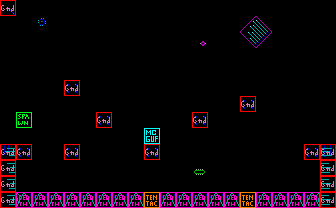

This game map was drawn from its Tiled (.tmx) file and the tilesets committed beside it. A one-line description and the full map source follow:
An orthogonal 21x13 tile map with 16x16 px tiles, 2 tile layers (bg, col), 2 tilesets.

<map version="1.10" tiledversion="1.10.2" orientation="orthogonal" renderorder="right-down" width="21" height="13" tilewidth="16" tileheight="16" infinite="0" nextlayerid="4" nextobjectid="31">
 <tileset firstgid="1" source="tileset3.tsx" />
 <tileset firstgid="241" source="obj.tsx" />
 <layer id="1" name="bg" width="21" height="13">
  <data encoding="csv">
166,1,1,1,1,1,1,1,1,1,1,1,1,1,1,1,1,1,1,1,1,
1,1,184,1,1,1,1,1,1,1,1,1,1,1,1,81,82,1,1,1,1,
1,1,1,1,1,1,1,1,1,1,1,1,225,1,1,101,102,1,1,1,1,
1,1,1,1,1,1,1,1,1,1,1,1,1,1,1,1,1,1,1,1,1,
1,1,1,1,1,1,1,1,1,1,1,1,1,1,1,1,1,1,1,1,1,
1,1,1,1,182,1,1,1,1,1,1,1,1,1,1,1,1,1,1,1,1,
1,1,1,1,1,1,1,1,1,1,1,1,1,1,1,182,1,1,1,1,1,
1,1,1,1,1,1,182,1,1,1,1,1,182,1,1,1,1,1,1,1,1,
1,1,1,1,1,1,1,1,1,1,1,1,1,1,1,1,1,1,1,1,1,
165,182,1,1,182,1,1,1,1,182,1,1,1,1,1,1,1,1,1,182,163,
185,1,1,1,1,1,1,1,1,1,1,1,204,1,1,1,1,1,1,1,183,
185,1,1,1,1,1,1,1,1,1,1,1,1,1,1,1,1,1,1,1,183,
185,141,142,142,142,142,142,142,142,1,142,142,142,142,142,1,142,142,142,143,183
</data>
 </layer>
 <layer id="2" name="col" width="21" height="13">
  <data encoding="csv">
242,241,241,241,241,241,241,241,241,241,241,241,241,241,241,241,241,241,241,241,241,
241,241,241,241,241,241,241,241,241,241,241,241,241,241,241,241,241,241,241,241,241,
241,241,241,241,241,241,241,241,241,241,241,241,241,241,241,241,241,241,241,241,241,
241,241,241,241,241,241,241,241,241,241,241,241,241,241,241,241,241,241,241,241,241,
241,241,241,241,241,241,241,241,241,241,241,241,241,241,241,241,241,241,241,241,241,
241,241,241,241,242,241,241,241,241,241,241,241,241,241,241,241,241,241,241,241,241,
241,241,241,241,241,241,241,241,241,241,241,241,241,241,241,242,241,241,241,241,241,
241,243,241,241,241,241,242,241,241,241,241,241,242,241,241,241,241,241,241,241,241,
241,241,241,241,241,241,241,241,241,247,241,241,241,241,241,241,241,241,241,241,241,
242,242,241,241,242,241,241,241,241,242,241,241,241,241,241,241,241,241,241,242,242,
242,241,241,241,241,241,241,241,241,241,241,241,241,241,241,241,241,241,241,241,242,
242,241,241,241,241,241,241,241,241,241,241,241,241,241,241,241,241,241,241,241,242,
242,244,244,244,244,244,244,244,244,254,244,244,244,244,244,254,244,244,244,244,242
</data>
 </layer>
 <objectgroup id="3" name="obj" />
</map>
